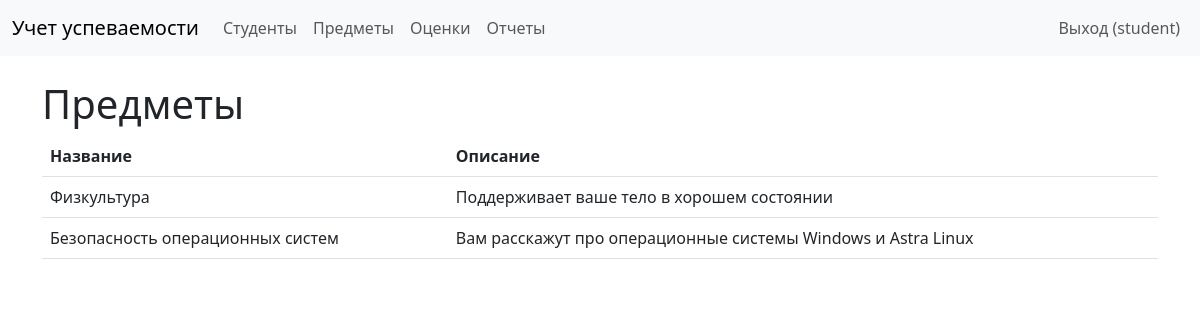
The page /subjects/ (signed in) on the database its author committed.
### performance/models.py (models this page shows, shortened)
class Subject(models.Model):
    name = models.CharField(max_length=100)  # Название предмета
    description = models.TextField(blank=True)  # Описание предмета (опционально)

### performance/views.py (the view)
# urls.py: path('subjects/', views.subject_list, name='subject_list'),
@login_required
def subject_list(request):
    subjects = Subject.objects.all()
    return render(request, 'performance/subject_list.html', {'subjects': subjects})

### performance/templatetags/performance_tags.py (called while the page is built)
@register.filter
def has_group(user, group_name):
    return user.groups.filter(name=group_name).exists()

### templates/performance/subject_list.html (shortened to what this page needs)
{% extends 'base.html' %}
{% load performance_tags %}
{% block content %}
    <h1>Предметы</h1>
    <table class="table">
        <thead>
            <tr>
                <th>Название</th>
                <th>Описание</th>
            </tr>
        </thead>
        <tbody>
            {% for subject in subjects %}
                <tr>
                    <td>{{ subject.name }}</td>
                    <td>{{ subject.description }}</td>
                </tr>
            {% empty %}
                <tr><td colspan="3">Предметы не найдены.</td></tr>
            {% endfor %}
        </tbody>
    </table>
{% endblock %}

### templates/base.html (shortened to what this page needs)
<!DOCTYPE html>
<html>
<head>
    <link href="https://cdn.jsdelivr.net/npm/bootstrap@5.3.0/dist/css/bootstrap.min.css" rel="stylesheet">
</head>
<body>
    <nav class="navbar navbar-expand-lg navbar-light bg-light">
        <div class="container-fluid">
            <a class="navbar-brand" href="{% url 'home' %}">Учет успеваемости</a>
            <div class="collapse navbar-collapse">
                <ul class="navbar-nav me-auto mb-2 mb-lg-0">
                    <li class="nav-item"><a class="nav-link" href="{% url 'student_list' %}">Студенты</a></li>
                    <li class="nav-item"><a class="nav-link" href="{% url 'subject_list' %}">Предметы</a></li>
                    <li class="nav-item"><a class="nav-link" href="{% url 'grade_list' %}">Оценки</a></li>
                    <li class="nav-item"><a class="nav-link" href="{% url 'reports' %}">Отчеты</a></li>
                </ul>
                <ul class="navbar-nav">
                    {% if user.is_authenticated %}
                        <li class="nav-item">
                            <form method="post" action="{% url 'logout' %}" class="d-inline">
                                <button type="submit" class="nav-link btn btn-link" style="text-decoration: none;">
                                    Выход ({{ user.username }})
                                </button>
                            </form>
                        </li>
                    {% else %}
                        <li class="nav-item"><a class="nav-link" href="{% url 'login' %}">Вход</a></li>
                    {% endif %}
                </ul>
            </div>
        </div>
    </nav>
    <div class="container mt-4">
        {% block content %}
        {% endblock %}
    </div>
</body>
</html>

### rows shown on the page
Subject: name "Физкультура", description "Поддерживает ваше тело в хорошем состоянии"
Subject: name "Безопасность операционных систем", description "Вам расскажут про операционные системы Windows и Astra Linux"

### other values the page prints
{{ user.username }} "student"
